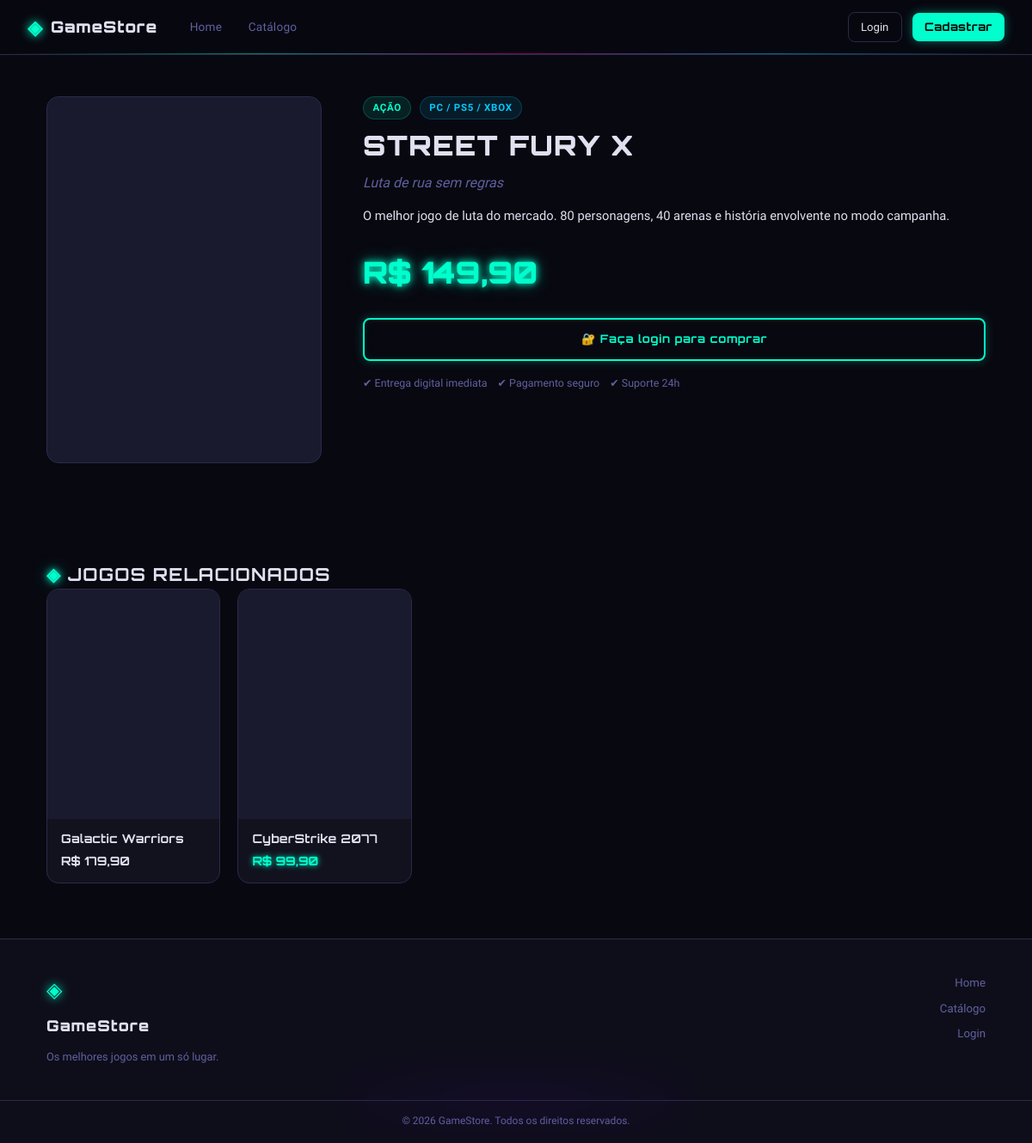
The app's page /loja_games/loja_games/public/jogo?slug=street-fury-x with its own data.
### tables this page shows
CREATE TABLE IF NOT EXISTS game_categorias (
    id INT AUTO_INCREMENT PRIMARY KEY,
    nome VARCHAR(100) NOT NULL,
    slug VARCHAR(100) NOT NULL UNIQUE,
    icone VARCHAR(10) DEFAULT '🎮'
);

CREATE TABLE IF NOT EXISTS jogos (
    id INT AUTO_INCREMENT PRIMARY KEY,
    nome VARCHAR(150) NOT NULL,
    slug VARCHAR(160) NOT NULL UNIQUE,
    descricao TEXT,
    descricao_curta VARCHAR(255),
    preco DECIMAL(10,2) NOT NULL DEFAULT 0.00,
    preco_promocional DECIMAL(10,2) DEFAULT NULL,
    plataforma VARCHAR(80) DEFAULT 'PC',
    categoria_id INT,
    imagem_url VARCHAR(255) DEFAULT '',
    destaque TINYINT(1) DEFAULT 0,
    ativo TINYINT(1) DEFAULT 1,
    estoque INT DEFAULT 999,
    criado_em TIMESTAMP DEFAULT CURRENT_TIMESTAMP,
    FOREIGN KEY (categoria_id) REFERENCES game_categorias(id) ON DELETE SET NULL
);

### core/Controller.php (called while the page is built, shortened)
<?php
abstract class Controller {
    protected function view(string $view, array $data = []): void {
        extract($data);
        $path = __DIR__ . "/../app/views/{$view}.php";
        require $path;
    }
}

### app/controllers/LojaController.php (called while the page is built, shortened)
<?php
class LojaController extends Controller {
    private JogoModel $m;
    public function __construct() {
        $this->m  = new JogoModel();
    }
    public function jogo(): void {
        $slug = $_GET['slug'] ?? '';
        $jogo = $this->m->findBySlug($slug);
        $relacionados = $this->m->findAllAtivos((int)$jogo['categoria_id']);
        $relacionados = array_filter($relacionados, fn($j) => $j['id'] != $jogo['id']);
        $relacionados = array_slice($relacionados, 0, 4);
        $this->view('loja/jogo', [
            'flash'      => $this->getFlash(),
            'jogo'       => $jogo,
            'relacionados'=> $relacionados,
            'cc'         => $this->cartCount(),
            'csrf'       => $this->csrf(),
        ]);
    }
}

### public/index.php (called while the page is built, shortened)
<?php
require_once __DIR__ . '/../core/Database.php';
require_once __DIR__ . '/../core/Model.php';
require_once __DIR__ . '/../core/Controller.php';
require_once __DIR__ . '/../app/models/JogoModel.php';
$router = new Router();
$router->get ('/login',    'AuthController', 'login');
$router->post('/login',    'AuthController', 'doLogin');
$router->get ('/cadastro', 'AuthController', 'cadastro');
$router->post('/cadastro', 'AuthController', 'doCadastro');
$router->get ('/recuperar','AuthController', 'recuperar');
$router->post('/recuperar','AuthController', 'doRecuperar');
$router->get ('/logout',   'AuthController', 'logout');
$router->get('/',         'LojaController', 'index');
$router->get('/catalogo', 'LojaController', 'catalogo');
$router->get('/jogo',     'LojaController', 'jogo');
$router->get ('/carrinho',           'CarrinhoController', 'index');
$router->post('/carrinho/adicionar', 'CarrinhoController', 'adicionar');
$router->post('/carrinho/remover',   'CarrinhoController', 'remover');
$router->post('/carrinho/finalizar', 'CarrinhoController', 'finalizar');
$router->get ('/admin',                   'AdminController', 'dashboard');
$router->get ('/admin/jogos',             'AdminController', 'jogos');
$router->get ('/admin/jogo',              'AdminController', 'jogoForm');
$router->post('/admin/jogo/salvar',       'AdminController', 'jogoSalvar');
$router->post('/admin/jogo/deletar',      'AdminController', 'jogoDeletar');
$router->get ('/admin/categorias',        'AdminController', 'categorias');
$router->get ('/admin/categoria',         'AdminController', 'catForm');
$router->post('/admin/categoria/salvar',  'AdminController', 'catSalvar');
$router->post('/admin/categoria/deletar', 'AdminController', 'catDeletar');
$router->get ('/admin/pedidos',           'AdminController', 'pedidos');
$router->post('/admin/pedido/status',     'AdminController', 'pedidoStatus');
$router->dispatch();

### core/Database.php (called while the page is built)
<?php
class Database {
    private static $instance = null;
    private $conn;
    private function __construct() {
        try {
            $dsn = "mysql:host=".DB_HOST.";dbname=".DB_NAME.";charset=".DB_CHARSET;
            $this->conn = new PDO($dsn, DB_USER, DB_PASS, [
                PDO::ATTR_ERRMODE            => PDO::ERRMODE_EXCEPTION,
                PDO::ATTR_DEFAULT_FETCH_MODE => PDO::FETCH_ASSOC,
                PDO::ATTR_EMULATE_PREPARES   => false,
            ]);
        } catch (PDOException $e) {
            die("Erro BD: " . $e->getMessage());
        }
    }
    public static function getInstance(): Database {
        if (!self::$instance) self::$instance = new Database();
        return self::$instance;
    }
    public function getConnection(): PDO { return $this->conn; }
}

### core/Model.php (called while the page is built, shortened)
<?php
abstract class Model {
    public function __construct() {
        $this->db = Database::getInstance()->getConnection();
    }
}

### app/models/JogoModel.php (called while the page is built, shortened)
<?php
class JogoModel extends Model {
    public function findAllAtivos(int $cat=0, string $busca=''): array {
        $where = ['j.ativo=1'];
        $params = [];
        if ($cat) { $where[] = 'j.categoria_id=?'; $params[] = $cat; }
        $sql = "SELECT j.*,c.nome cat FROM jogos j LEFT JOIN game_categorias c ON c.id=j.categoria_id WHERE ".implode(' AND ',$where)." ORDER BY j.id DESC";
        $s = $this->db->prepare($sql);
        $s->execute($params);
        return $s->fetchAll();
    }
    public function findBySlug(string $slug): array|false {
        $s = $this->db->prepare("SELECT j.*,c.nome cat FROM jogos j LEFT JOIN game_categorias c ON c.id=j.categoria_id WHERE j.slug=? AND j.ativo=1");
        $s->execute([$slug]);
        return $s->fetch();
    }
}

### app/views/loja/jogo.php (the view, shortened to what this page needs)
<?php require __DIR__.'/../partials/header.php'; ?>
<?php require __DIR__.'/../partials/navbar.php'; ?>
<section class="jogo-detail">
  <div class="container">
    <div class="jogo-layout">
      <div class="jogo-cover">
        <div class="jogo-cover-fallback"><?= mb_substr($jogo['nome'],0,2) ?></div>
      </div>
      <div class="jogo-info">
        <div class="jogo-meta">
          <span class="jogo-cat"><?= htmlspecialchars($jogo['cat']??'') ?></span>
          <span class="jogo-plat"><?= htmlspecialchars($jogo['plataforma']) ?></span>
        </div>
        <h1 class="jogo-title"><?= htmlspecialchars($jogo['nome']) ?></h1>
        <p class="jogo-short"><?= htmlspecialchars($jogo['descricao_curta']??'') ?></p>
        <p class="jogo-desc"><?= nl2br(htmlspecialchars($jogo['descricao']??'')) ?></p>
        <div class="jogo-price-box">
          <?php if($jogo['preco_promocional']): ?>
            <div class="jogo-old-price">R$ <?= number_format($jogo['preco'],2,',','.') ?></div>
            <div class="jogo-new-price neon-text">R$ <?= number_format($jogo['preco_promocional'],2,',','.') ?></div>
          <?php else: ?>
            <div class="jogo-new-price neon-text">R$ <?= number_format($jogo['preco'],2,',','.') ?></div>
          <?php endif; ?>
        </div>
        <?php if(isset($_SESSION['uid'])): ?>
        <form method="POST" action="<?= BASE_URL ?>carrinho/adicionar">
          <input type="hidden" name="csrf" value="<?= $csrf ?>">
          <input type="hidden" name="jogo_id" value="<?= $jogo['id'] ?>">
          <button type="submit" class="btn-neon full">🛒 Adicionar ao Carrinho</button>
        </form>
        <?php else: ?>
        <a href="<?= BASE_URL ?>login" class="btn-neon full">🔐 Faça login para comprar</a>
        <?php endif; ?>
        <div class="jogo-tags">
          <span>✔ Entrega digital imediata</span>
          <span>✔ Pagamento seguro</span>
          <span>✔ Suporte 24h</span>
        </div>
      </div>
    </div>
  </div>
</section>
<?php if(!empty($relacionados)): ?>
<section class="section">
  <div class="container">
    <h2 class="section-title"><span class="neon-text">◈</span> Jogos Relacionados</h2>
    <div class="games-grid">
      <?php foreach($relacionados as $j): ?>
      <a href="<?= BASE_URL ?>jogo?slug=<?= $j['slug'] ?>" class="game-card">
        <div class="game-img-wrap">
          <div class="game-img-fallback"><?= mb_substr($j['nome'],0,2) ?></div>
        </div>
        <div class="game-info">
          <h3><?= htmlspecialchars($j['nome']) ?></h3>
          <div class="game-price">
            <?php if($j['preco_promocional']): ?>
              <strong class="neon-price">R$ <?= number_format($j['preco_promocional'],2,',','.') ?></strong>
            <?php else: ?>
              <strong>R$ <?= number_format($j['preco'],2,',','.') ?></strong>
            <?php endif; ?>
          </div>
        </div>
      </a>
      <?php endforeach; ?>
    </div>
  </div>
</section>
<?php endif; ?>
<?php require __DIR__.'/../partials/footer.php'; ?>

### public/css/style.css (style rules this page uses)
:root { --bg: #080810; --bg2: #0e0e1a; --surface: #12121f; --surface2: #1a1a2e; --border: #2a2a4a; --text: #e0e0f0; --muted: #6060a0; --neon: #00ffcc; --neon2: #ff00aa; --neon3: #7700ff; --accent: #00c8ff; --danger: #ff3355; --warning: #ffaa00; --success: #00ffaa; --r: 8px; --rl: 14px; --font-head: 'Orbitron', monospace; --font-body: 'Exo 2', sans-serif; }
*,*::before,*::after { box-sizing:border-box;margin:0;padding:0 }
html { scroll-behavior:smooth }
body { background:var(--bg);color:var(--text);font-family:var(--font-body);font-size:15px;line-height:1.65;min-height:100vh;overflow-x:hidden }
.neon-text { color:var(--neon);text-shadow:0 0 8px var(--neon),0 0 20px rgba(0,255,204,.4) }
.neon-price { color:var(--neon);text-shadow:0 0 6px var(--neon) }
.btn-neon { display:inline-flex;align-items:center;justify-content:center;gap:.4rem; padding:.6rem 1.6rem;background:transparent; border:2px solid var(--neon);border-radius:var(--r); color:var(--neon);font-family:var(--font-head);font-size:.82rem;font-weight:700; letter-spacing:.05em;text-decoration:none;cursor:pointer; box-shadow:0 0 12px rgba(0,255,204,.25),inset 0 0 12px rgba(0,255,204,.05); transition:all .2s; }
.btn-neon.full { width:100%;padding:.75rem }
.section { padding:4rem 0 }
.container { max-width:1140px;margin:0 auto;padding:0 1.5rem }
.section-title { font-family:var(--font-head);font-size:1.3rem;font-weight:700;letter-spacing:.06em;text-transform:uppercase }
.games-grid { display:grid; grid-template-columns:repeat(auto-fill,minmax(200px,1fr)); gap:1.25rem; }
.game-card { text-decoration:none;color:inherit; background:var(--surface);border:1px solid var(--border);border-radius:var(--rl); overflow:hidden;transition:all .25s;display:block; }
.game-img-wrap { position:relative;aspect-ratio:3/4;overflow:hidden;background:var(--surface2) }
.game-img-fallback { position:absolute;inset:0;display:flex;align-items:center;justify-content:center; font-family:var(--font-head);font-size:2.5rem;font-weight:900;color:rgba(0,255,204,.15); letter-spacing:.1em;z-index:0; }
.game-img-wrap img+.game-img-fallback { z-index:-1 }
.game-info { padding:.85rem 1rem }
.game-info h3 { font-family:var(--font-head);font-size:.88rem;font-weight:700;line-height:1.3;margin-bottom:.3rem;letter-spacing:.02em }
.game-price { display:flex;align-items:center;gap:.6rem;flex-wrap:wrap }
.game-price strong { font-family:var(--font-head);font-size:.88rem }
.jogo-detail { padding:3rem 0 }
.jogo-layout { display:grid;grid-template-columns:320px 1fr;gap:3rem;align-items:start }
.jogo-cover { position:relative;border-radius:var(--rl);overflow:hidden;background:var(--surface2);aspect-ratio:3/4;border:1px solid var(--border) }
.jogo-cover-fallback { position:absolute;inset:0;display:flex;align-items:center;justify-content:center;font-family:var(--font-head);font-size:4rem;color:rgba(0,255,204,.1);z-index:0 }
.jogo-cover img+.jogo-cover-fallback { z-index:-1 }
.jogo-meta { display:flex;gap:.6rem;margin-bottom:.75rem }
.jogo-cat,.jogo-plat { font-size:.72rem;font-weight:700;text-transform:uppercase;letter-spacing:.06em;padding:.2rem .65rem;border-radius:99px }
.jogo-cat { background:rgba(0,255,204,.1);color:var(--neon);border:1px solid rgba(0,255,204,.2) }
.jogo-plat { background:rgba(0,200,255,.1);color:var(--accent);border:1px solid rgba(0,200,255,.2) }
.jogo-title { font-family:var(--font-head);font-size:2rem;font-weight:900;line-height:1.15;margin-bottom:.75rem;letter-spacing:.04em;text-transform:uppercase }
.jogo-short { font-size:1rem;color:var(--muted);margin-bottom:.75rem;font-style:italic }
.jogo-desc { font-size:.92rem;color:var(--text);line-height:1.75;margin-bottom:1.5rem }
.jogo-price-box { margin-bottom:1.5rem }
.jogo-new-price { font-family:var(--font-head);font-size:2.2rem;font-weight:900 }
.jogo-tags { display:flex;flex-wrap:wrap;gap:.75rem;margin-top:1rem }
.jogo-tags span { font-size:.78rem;color:var(--muted) }

### records on screen
game_categorias: nome "AÇÃO"
jogos: plataforma "PC / PS5 / XBOX", nome "STREET FURY X", descricao_curta "Luta de rua sem regras", descricao "O melhor jogo de luta do mercado. 80 personagens, 40 arenas e história envolvente no modo campanha.", preco "149,90"
jogos: nome "Galactic Warriors", preco "179,90"
jogos: nome "CyberStrike 2077", preco_promocional "99,90"

### other values on screen
APP_NAME "GameStore"
